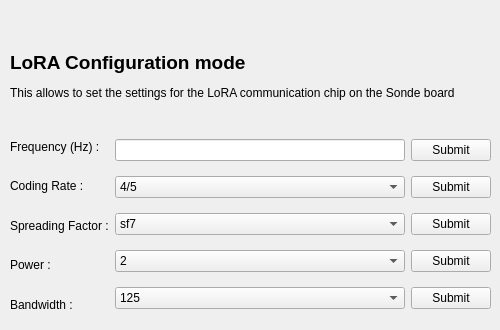
    <widget class="QWidget" name="tab_12">
     <attribute name="title">
      <string>LoRA</string>
     </attribute>
     <widget class="QLabel" name="label_12">
      <property name="geometry">
       <rect>
        <x>10</x>
        <y>20</y>
        <width>461</width>
        <height>111</height>
       </rect>
      </property>
      <property name="text">
       <string>&lt;html&gt;&lt;head/&gt;&lt;body&gt;&lt;p&gt;&lt;span style=&quot; font-size:14pt; font-weight:600;&quot;&gt;LoRA Configuration mode&lt;/span&gt;&lt;/p&gt;&lt;p&gt;This allows to set the settings for the LoRA communication chip on the Sonde board&lt;/p&gt;&lt;/body&gt;&lt;/html&gt;</string>
      </property>
      <property name="wordWrap">
       <bool>true</bool>
      </property>
     </widget>
     <widget class="QWidget" name="layoutWidget">
      <property name="geometry">
       <rect>
        <x>10</x>
        <y>130</y>
        <width>481</width>
        <height>191</height>
       </rect>
      </property>
      <layout class="QHBoxLayout" name="horizontalLayout_2">
       <item>
        <layout class="QVBoxLayout" name="verticalLayout">
         <item>
          <widget class="QLabel" name="label_13">
           <property name="text">
            <string>Frequency (Hz) :</string>
           </property>
          </widget>
         </item>
         <item>
          <widget class="QLabel" name="label_14">
           <property name="text">
            <string>Coding Rate :</string>
           </property>
          </widget>
         </item>
         <item>
          <widget class="QLabel" name="label_15">
           <property name="text">
            <string>Spreading Factor :</string>
           </property>
          </widget>
         </item>
         <item>
          <widget class="QLabel" name="label_16">
           <property name="text">
            <string>Power :</string>
           </property>
          </widget>
         </item>
         <item>
          <widget class="QLabel" name="label_17">
           <property name="text">
            <string>Bandwidth :</string>
           </property>
          </widget>
         </item>
        </layout>
       </item>
       <item>
        <layout class="QVBoxLayout" name="verticalLayout_4">
         <item>
          <widget class="QLineEdit" name="freq_val"/>
         </item>
         <item>
          <widget class="QComboBox" name="coding_rate_val">
           <item>
            <property name="text">
             <string>4/5</string>
            </property>
           </item>
           <item>
            <property name="text">
             <string>4/6</string>
            </property>
           </item>
           <item>
            <property name="text">
             <string>4/7</string>
            </property>
           </item>
           <item>
            <property name="text">
             <string>4/8</string>
            </property>
           </item>
          </widget>
         </item>
         <item>
          <widget class="QComboBox" name="spread_factor_val">
           <item>
            <property name="text">
             <string>sf7</string>
            </property>
           </item>
           <item>
            <property name="text">
             <string>sf8</string>
            </property>
           </item>
           <item>
            <property name="text">
             <string>sf9</string>
            </property>
           </item>
           <item>
            <property name="text">
             <string>sf10</string>
            </property>
           </item>
           <item>
            <property name="text">
             <string>sf11</string>
            </property>
           </item>
           <item>
            <property name="text">
             <string>sf12</string>
            </property>
           </item>
          </widget>
         </item>
         <item>
          <widget class="QComboBox" name="power_val">
           <item>
            <property name="text">
             <string>2</string>
            </property>
           </item>
           <item>
            <property name="text">
             <string>3</string>
            </property>
           </item>
           <item>
            <property name="text">
             <string>4</string>
            </property>
           </item>
           <item>
            <property name="text">
             <string>5</string>
            </property>
           </item>
           <item>
            <property name="text">
             <string>6</string>
            </property>
           </item>
           <item>
            <property name="text">
             <string>7</string>
            </property>
           </item>
           <item>
            <property name="text">
             <string>8</string>
            </property>
           </item>
           <item>
            <property name="text">
             <string>9</string>
            </property>
           </item>
           <item>
            <property name="text">
             <string>10</string>
            </property>
           </item>
           <item>
            <property name="text">
             <string>11</string>
            </property>
           </item>
           <item>
            <property name="text">
             <string>12</string>
            </property>
           </item>
           <item>
            <property name="text">
             <string>14</string>
            </property>
           </item>
           <item>
            <property name="text">
             <string>15</string>
            </property>
           </item>
           <item>
            <property name="text">
             <string>16</string>
            </property>
           </item>
           <item>
            <property name="text">
             <string>17</string>
            </property>
           </item>
           <item>
            <property name="text">
             <string>20</string>
            </property>
           </item>
          </widget>
         </item>
         <item>
          <widget class="QComboBox" name="bandwidth_val">
           <item>
            <property name="text">
             <string>125</string>
            </property>
           </item>
           <item>
            <property name="text">
             <string>250</string>
            </property>
           </item>
           <item>
            <property name="text">
             <string>500</string>
            </property>
           </item>
          </widget>
         </item>
        </layout>
       </item>
       <item>
        <layout class="QVBoxLayout" name="verticalLayout_5">
         <item>
          <widget class="QPushButton" name="freq_submit">
           <property name="text">
            <string>Submit</string>
           </property>
          </widget>
         </item>
         <item>
          <widget class="QPushButton" name="coding_rate_submit">
           <property name="text">
            <string>Submit</string>
           </property>
          </widget>
         </item>
         <item>
          <widget class="QPushButton" name="spreading_factor_submit">
           <property name="text">
            <string>Submit</string>
           </property>
          </widget>
         </item>
         <item>
          <widget class="QPushButton" name="power_submit">
           <property name="text">
            <string>Submit</string>
           </property>
          </widget>
         </item>
         <item>
          <widget class="QPushButton" name="bandwidth_submit">
           <property name="text">
            <string>Submit</string>
           </property>
          </widget>
         </item>
        </layout>
       </item>
      </layout>
     </widget>
    </widget>
